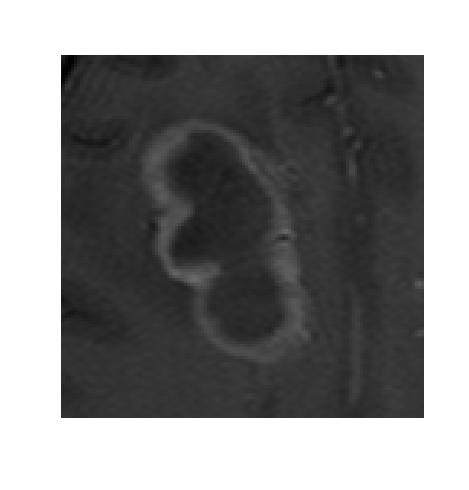
#> input picture Datos/Imagen.jpg, 469 x 490 px, found by its file name
$ python 'Dimensión.py'
#> lines starting #> are read from the running program, lines starting #| are printed output that depends on the picture
from PIL import Image
import matplotlib.pyplot as plt
from matplotlib.widgets import RectangleSelector

# Cargar imagen
imagen = Image.open(r"C:\Users\lesse\Downloads\BONGO\Imagen.jpg")
#> imagen is the input picture: PIL image 469x490 RGB; min 0, max 255, mean 137.5

# Mostrar imagen
fig, ax = plt.subplots(figsize=(8, 8))
ax.imshow(imagen)
ax.set_xlabel("X (píxeles)")
ax.set_ylabel("Y (píxeles)")
ax.set_title("Selecciona la región de interés (ROI)")

# Función que se ejecuta al seleccionar el rectángulo
def seleccionar_roi(eclick, erelease):
    x1, y1 = eclick.xdata, eclick.ydata
    x2, y2 = erelease.xdata, erelease.ydata

    print("ROI seleccionada:")
    print(f"x1 = {x1:.0f}")
    print(f"y1 = {y1:.0f}")
    print(f"x2 = {x2:.0f}")
    print(f"y2 = {y2:.0f}")

selector = RectangleSelector(
    ax,
    seleccionar_roi,
    useblit=True,
    button=[1],
    minspanx=5,
    minspany=5,
    spancoords="pixels",
    interactive=True
)

plt.show()
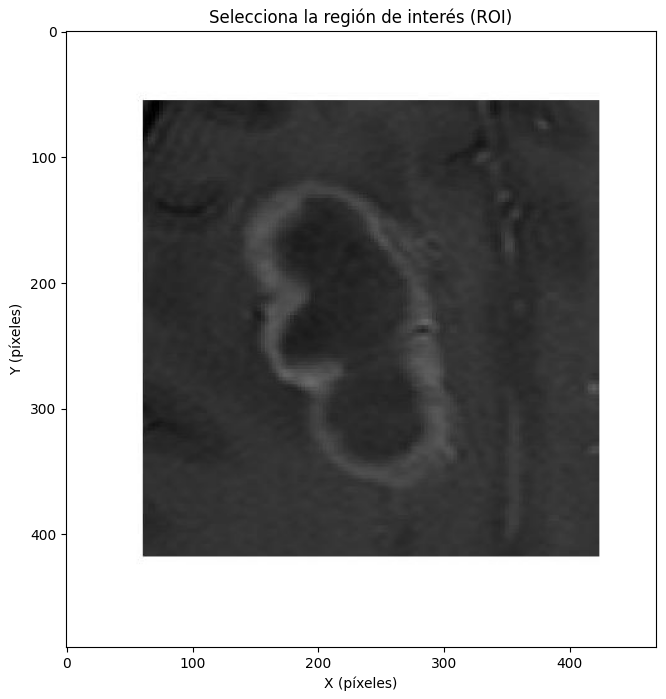
#> figure drawn by matplotlib, 1 panel
